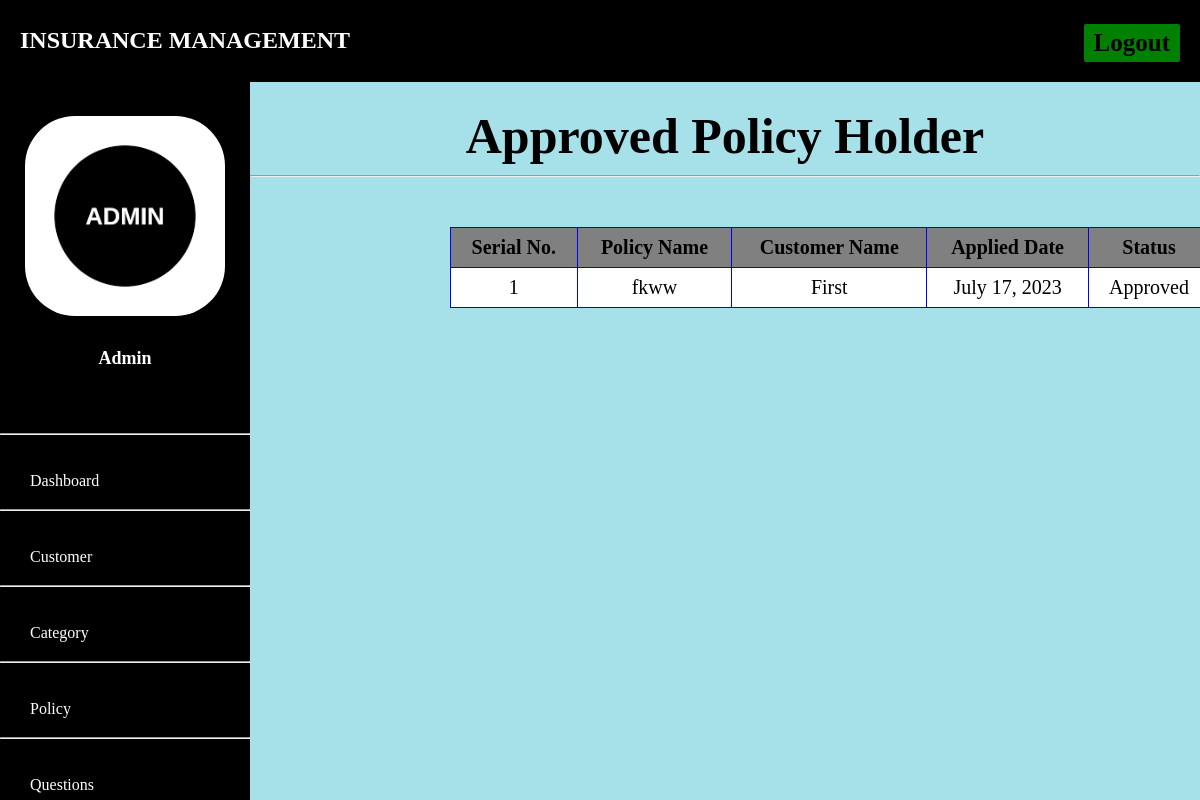
Screenshot of /admin-view-approved-policy-holder with the database file from the repository.
### admins/models.py (models this page shows, shortened)
class PolicyRecord(models.Model):
    customer= models.ForeignKey(Customer, on_delete=models.CASCADE)
    Policy= models.ForeignKey(Policy, on_delete=models.CASCADE)
    status = models.CharField(max_length=100,default='Pending')
    creation_date =models.DateField(auto_now=True)

class Policy(models.Model):
    category= models.ForeignKey('Category', on_delete=models.CASCADE)
    policy_name=models.CharField(max_length=200)
    sum_assurance=models.PositiveIntegerField()
    premium=models.PositiveIntegerField()
    tenure=models.PositiveIntegerField()
    creation_date =models.DateField(auto_now=True)
    def __str__(self):
        return self.policy_name

### customer/models.py (models this page shows, shortened)
class Customer(models.Model):
    user=models.OneToOneField(User,on_delete=models.CASCADE)
    profile_pic= models.ImageField(upload_to='profile_pic',null=True,blank=True)
    address = models.CharField(max_length=40)
    mobile = models.CharField(max_length=20,null=False)
    def __str__(self):
        return self.user.first_name

### admins/views.py (the view)
# urls.py: path('admin-view-approved-policy-holder', views.admin_view_approved_policy_holder,name='admin-view-approved-policy-holder'),
def admin_view_approved_policy_holder(request):
    policyrecords = models.PolicyRecord.objects.all().filter(status='Approved')
    return render(request,'admin_view_approved_policy_holder.html',{'policyrecords':policyrecords})

### admins/templates/admin_view_approved_policy_holder.html (shortened to what this page needs)
{% extends 'adminbase.html' %}
{% block content %}
{%load static%}
<div class="container">
    <h6 class="heading">Approved Policy Holder</h6><hr>
    <table class="table table-hover" id="dev-table">
      <thead>
        <tr>
          <th>Serial No.</th>
          <th>Policy Name</th>
          <th>Customer Name</th>
          <th> Applied Date</th>
          <th>Status</th>
        </tr>
      </thead>
      {% for t in policyrecords %}
      <tr>
        <td> {{ forloop.counter }}</td>
        <td> {{t.Policy}}</td>
        <td> {{t.customer}}</td>
        <td>{{t.creation_date}}</td>
        <td>{{t.status}}</td>
      </tr>
      {% endfor %}
    </table>
  </div>
<br><br><br><br><br><br>
{% endblock content %}

### admins/templates/adminbase.html (style rules this page uses)
body { margin: 0; padding: 0; height: 100%; font-family:cursive; background:#b2b2b2; }

### admins/templates/admin_view_approved_policy_holder.html (style rules this page uses)
body { font-family: cursive; background-color: #a6e0e9; }
h6 { text-align: center; font-size:80px; }
.container { margin-top:-250px; }
table { width:80%; border-collapse: collapse; margin-top:50px; margin-left:200px; }
th, td { font-size:20px; padding: 8px; border: 1px solid blue; text-align:center; background-color:grey; }
td { background-color:#fff; font-size:20px; }
.heading { color:black padding: 10px; font-size:50px; margin-bottom:10px; }

### rows the page displays
PolicyRecord: Policy "fkww", customer "First", creation_date "July 17, 2023", status "Approved"
